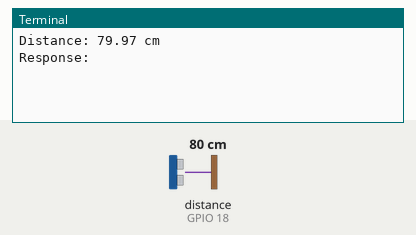
Simulated run of this program. Board: Raspberry Pi (BCM pin numbers). Shown: the last lines printed to the terminal. Inputs (shaded band) come from the test bench; at power-on: distance to the obstacle (sensor on GPIO 18) 80 cm. The echo pulse lasts 58.3 µs per cm; web requests get an empty 200 reply after 0.4 s; the clock reads 2024-03-15 10:24:30 at power-on unless the program sets it.

Above: at 1.2 s.
1.3 s: distance to the obstacle (sensor on GPIO 18) set to 2 cm
At 3.66 s:
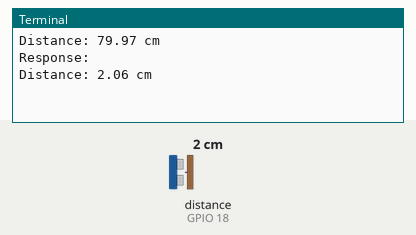
5.6 s: distance to the obstacle (sensor on GPIO 18) set to 4 cm
At 8.0 s:
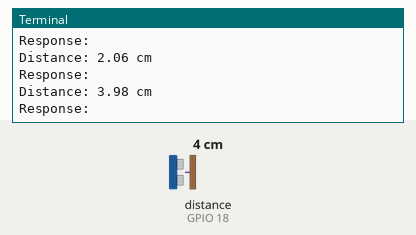
Timing chart, 0 to 9.5 s (numbered marks = the images above; inputs shaded):
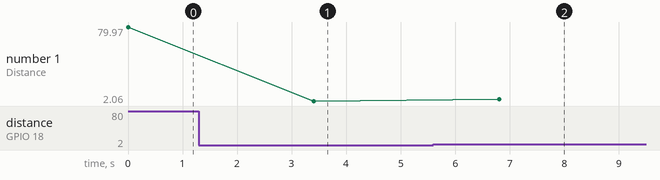

The program:

raspi_code2.py
```python
import RPi.GPIO as GPIO
import time
import requests

# Define GPIO Pins
TRIG = 17
ECHO = 18

# Set GPIO mode
GPIO.setmode(GPIO.BCM)
GPIO.setup(TRIG, GPIO.OUT)
GPIO.setup(ECHO, GPIO.IN)

# FastAPI Server URL (Replace with your actual backend IP)
API_URL = "http://130.1.20.165:5000/api/update_distance"

def get_distance():
    """Measure distance using Ultrasonic Sensor."""
    try:
        GPIO.output(TRIG, True)
        time.sleep(0.00001)
        GPIO.output(TRIG, False)

        pulse_start = time.time()
        pulse_end = time.time()

        # Wait for ECHO response
        while GPIO.input(ECHO) == 0:
            pulse_start = time.time()
        while GPIO.input(ECHO) == 1:
            pulse_end = time.time()

        # Calculate distance
        pulse_duration = pulse_end - pulse_start
        distance = (pulse_duration * 34300) / 2  # Convert to cm

        # Ignore invalid readings (out of sensor range)
        if 2 <= distance <= 400:
            return round(distance, 2)
        else:
            return None
    except Exception as e:
        print(f"Error reading sensor: {e}")
        return None

def send_data(distance):
    """Send distance data to FastAPI backend."""
    data = {"distance": distance}
    try:
        response = requests.post(API_URL, json=data, timeout=5)
        print("Response:", response.text)
    except requests.exceptions.RequestException as e:
        print("Error sending data:", e)

try:
    while True:
        distance = get_distance()
        if distance:
            print(f"Distance: {distance} cm")

            # Send data to the server
            send_data(distance)

        else:
            print("Invalid sensor reading. Skipping...")

        time.sleep(3)  # Send data every 3 seconds

except KeyboardInterrupt:
    print("\nStopping...")
    GPIO.cleanup()
```

Measured:
- after the input at 1.3 s, the terminal: prints a new line after 2.1 s (image 1)
- after the input at 5.6 s, the terminal: prints a new line after 1.2 s (image 2)
- plotted number 1: 79.97 → 2.06 after the input at 1.3 s, 2.06 → 3.98 after the input at 5.6 s
